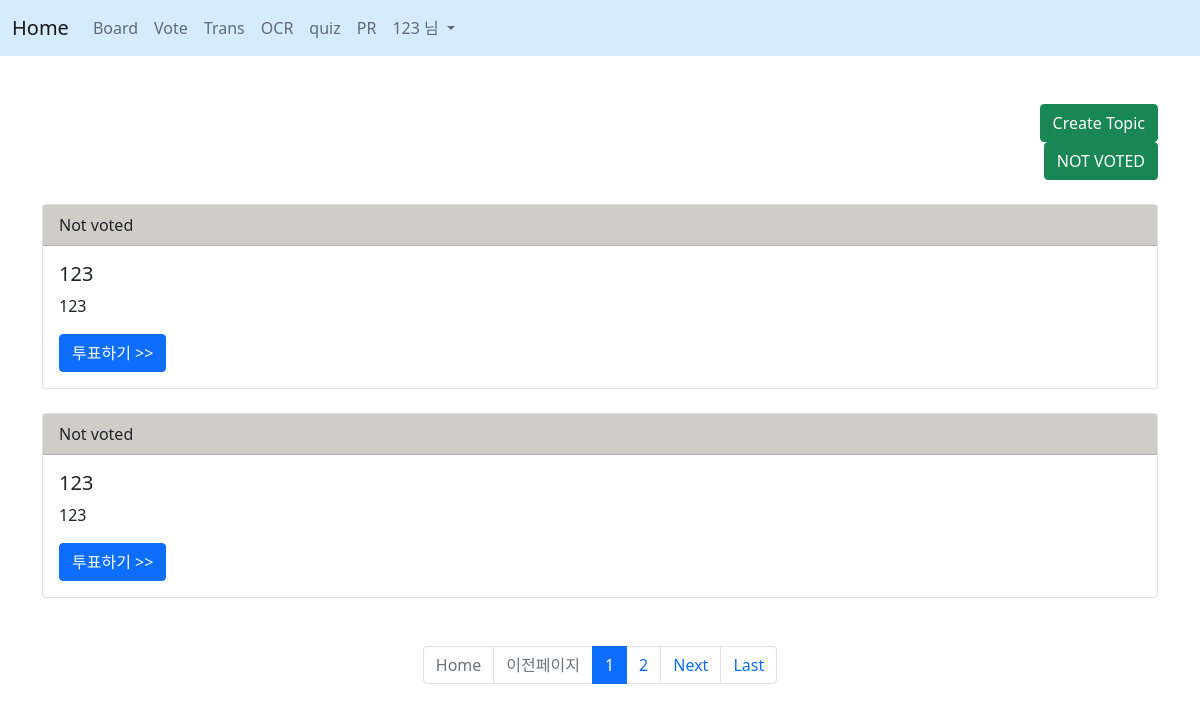
Page /vote/ (signed in) on the committed database.
### acc/models.py (models this page shows)
class User(AbstractUser):
    userpic = models.ImageField(upload_to="usr/%y", blank=True)
    nickname = models.CharField(max_length=30, blank=True)
    comment = models.TextField(blank=True)
    point = models.IntegerField(default=0)
    pass

### vote/models.py (models this page shows, shortened)
class Topic(models.Model):
    subject = models.CharField(max_length=100)
    writer = models.CharField(max_length=100)
    writer_pic = models.ImageField()
    comment = models.TextField()
    voter = models.ManyToManyField(User, blank=True)
    c_time = models.DateTimeField(null=True)

### vote/views.py (the view)
# urls.py: path('', views.index, name="index"),
def index(request):
    page = request.GET.get("page", 1)
    t = Topic.objects.order_by("-c_time")
    pag = Paginator(t, 2)
    obj = pag.get_page(page)
    context = {
        "con" : obj,
    }
    return render(request, "vote/index.html", context)

### template/vote/index.html (shortened to what this page needs)
{% extends 'base.html' %}
{% block content %}
{% load mathfilters %}
<div class="container mt-5 mb-3">
    <div class="text-end">
        <a href="{% url 'vote:create' %}"><button class="btn btn-success">Create Topic</button></a>
    </div>
    <div class="text-end">
        <a href="{% url 'vote:create' %}"><button class="btn btn-success">NOT VOTED</button></a>
    </div>
    {% for i in con %}
        <div class="card mb-4 mt-4">
            {% if user in i.voter.all %}
                <div class="card-header" style="background-color: rgba(127, 221, 255, 0.496);">
                    √ Voted
                </div>
            {% else %}
                <div class="card-header" style="background-color: rgba(150, 141, 131, 0.442);">
                    Not voted
                </div>
            {% endif %}
            <div class="card-body">
                <h5 class="card-title">{{ i.subject }}</h5>
                <p class="card-text">{{ i.comment }}</p>
                <a href="{% url 'vote:detail' i.id %}" class="btn btn-primary">투표하기 >> </a>
            </div>
        </div>
    {% endfor %}
    <nav aria-label="Page navigation example">
        <ul class="pagination mt-5 justify-content-center">
            {% if con.has_previous %}
                <li class="page-item">
                    <a class="page-link" href="{% url 'vote:index' %}?page=1">Home</a>
                </li>
                <li class="page-item">
                    <a class="page-link" href="{% url 'vote:index' %}?page={{con.previous_page_number}}">Previous</a>
                </li>
            {% else %}
                <li class="page-item disabled">
                    <a class="page-link" href="{% url 'vote:index' %}?page=1">Home</a>
                </li>
                <li class="page-item disabled">
                    <a class="page-link">이전페이지</a>
                </li>
            {% endif %}
            {% for i in con.paginator.page_range %}
                {% if i >= con.number|sub:1|intdiv:2|mul:2|add:1 and i <= con.number|sub:1|intdiv:2|mul:2|add:2 %}
                    {% if i == con.number %}
                        <li class="page-item active"><a class="page-link" href="{% url 'vote:index' %}?page={{i}}">{{i}}</a></li>
                    {% else %}
                        <li class="page-item"><a class="page-link" href="{% url 'vote:index' %}?page={{i}}">{{i}}</a></li>
                    {% endif %}
                {% endif %}
            {% endfor %}
            {% if con.has_next %}
                <li class="page-item">
                    <a class="page-link" href="{% url 'vote:index' %}?page={{con.next_page_number}}">Next</a>
                </li>
                <li class="page-item">
                    <a class="page-link" href="{% url 'vote:index' %}?page={{con.paginator.num_pages}}">Last</a>
                </li>
            {% endif %}
        </ul>
    </nav>
</div>
{% endblock %}

### template/base.html (shortened to what this page needs)
<!doctype html>
<html lang="en">
<head>
    <link href="https://cdn.jsdelivr.net/npm/bootstrap@5.1.1/dist/css/bootstrap.min.css" rel="stylesheet">
</head>
<body>
    {% if request.user.is_authenticated %}
        <nav class="navbar navbar-expand-lg navbar-light" style="background-color: #068bff2b;">
            <div class="container-fluid">
                <a class="navbar-brand" href="{% url 'acc:index' %}">Home</a>
                <div class="collapse navbar-collapse" id="navbarNavDropdown">
                    <ul class="navbar-nav">
                        <li class="nav-item">
                            <a class="nav-link" href="{% url 'board:index' %}">Board</a>
                        </li>
                        <li class="nav-item">
                            <a class="nav-link" href="{% url 'vote:index' %}">Vote</a>
                        </li>
                        <li class="nav-item">
                            <a class="nav-link" href="{% url 'trans:index' %}">Trans</a>
                        </li>
                        <li class="nav-item">
                            <a class="nav-link" href="{% url 'ocr:index' %}">OCR</a>
                        </li>
                        <li class="nav-item">
                            <a class="nav-link" href="{% url 'quiz:index' %}">quiz</a>
                        </li>
                        <li class="nav-item">
                            <a class="nav-link" href="{% url 'pdfread:index' %}">PR</a>
                        </li>
                        <li class="nav-item dropdown">
                            <a class="nav-link dropdown-toggle" href="#" id="navbarDropdown" role="button" data-bs-toggle="dropdown" aria-expanded="false">
                                {{ user.username }} 님
                            </a>
                        </li>
                    </ul>
                </div>
            </div>
        </nav>
        {% block content %}{% endblock %}
    {% endif %}
</body>
</html>

### rows in the picture
User: username "123"
Topic: shows "Not voted", subject "123", comment "123"
Topic: shows "Not voted", subject "123", comment "123"

### other values in the picture
{{ i }} "1"
{{ i }} "2"
